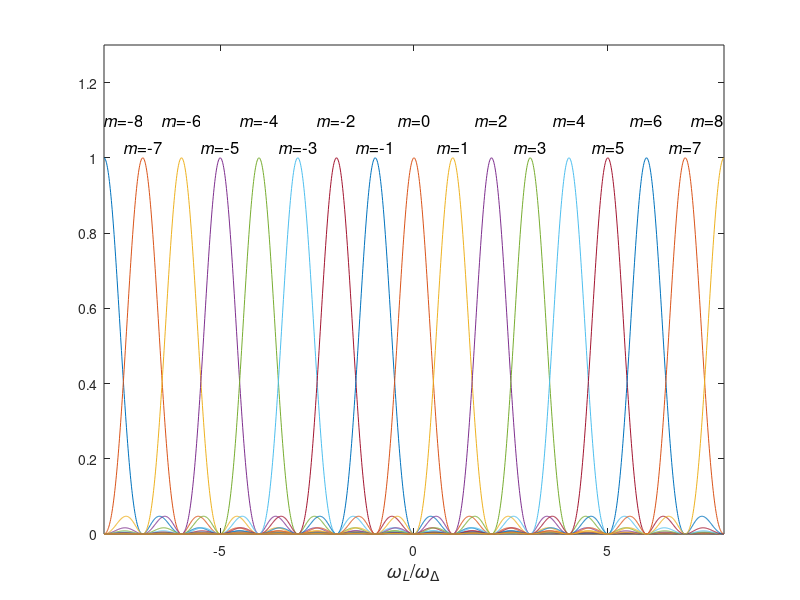
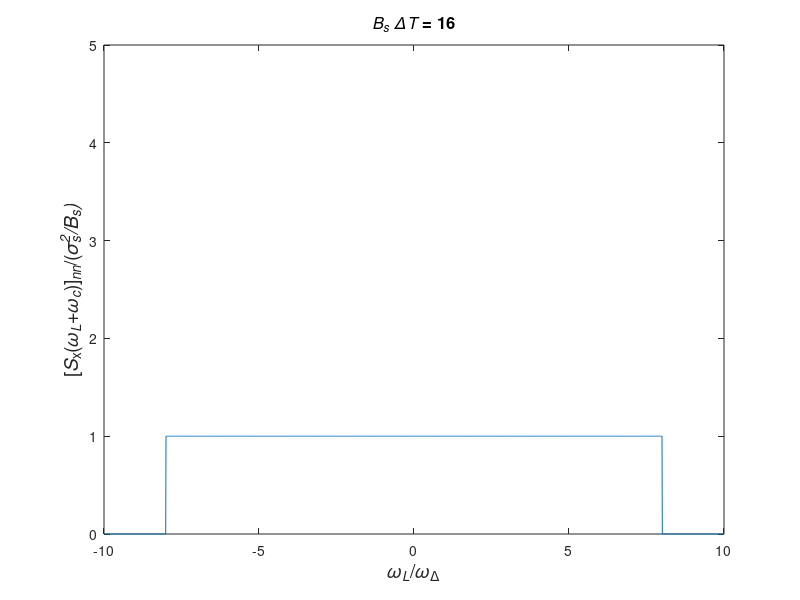

Recreate these plots in MATLAB, in order.
%%%%%%%%%%%%%%%%%%%%%%%%%%%%%%%%
% Figure 5.3
% Functions in integrand 
% (a) sinc^2() functions for various m
% (b) spectrum of bandpass process (B_s Delta_T = 16)
% Xin Zhang 6/20/00
% Updated by K. Bell 10/12/00, 10/23/01
% Function called: sinc
%%%%%%%%%%%%%%%%%%%%%%%%%%%%%%%%
clear all;
close all;

w_wd = -8:0.01:8;
m_set = -8:1:8;
figure
for l = 1:length(m_set)
   m = m_set(l);
   y1(l,:) = sinc(w_wd-m).^2;
   plot(w_wd,y1(l,:));
   hold on
end
text(-8,1.1,'{\itm}=-8','FontSize',12,'HorizontalAlignment','Left')
text(8,1.1,'{\itm}=8','FontSize',12,'HorizontalAlignment','Right')
for m=-6:2:6
    text(m,1.1,['{\itm}=' int2str(m)],'HorizontalAlignment','Center','Fontsize',12)
end
for m=-7:2:7
    text(m,1.03,['{\itm}=' int2str(m)],'HorizontalAlignment','Center','Fontsize',12)
end


hold off
xlabel('{\it\omega}_{\itL}/{\it\omega}_{\Delta}','FontSize',14)
axis([-8 8 0 1.3])

B_d = 16;
w = -10:0.01:10;
height = 1;
for l = 1:length(w)
   if (w(l)>=-B_d/2)&(w(l)<=B_d/2)
      spec(l)=height;
   else
      spec(l)=0;
   end
end
figure
plot(w,spec)
xlabel('{\it\omega}_{\itL}/{\it\omega}_{\Delta}','FontSize',14)
%ylabel('[{S}_{\itx}({\omega}_{L}+{\omega}_{c})]_{nn}/(\sigma_{s}^2/{B}_{s})','FontSize',14)
ylabel('[{\itS}_{x}({\it\omega}_{\itL}+{\it\omega}_{\itc})]_{\itnn}/(\it\sigma_{\its}^2/{\itB}_{\its})','FontSize',14)
title('{\itB}_{\its} {\it\DeltaT} = 16','Fontsize',12)
axis([-10 10 0 5])
